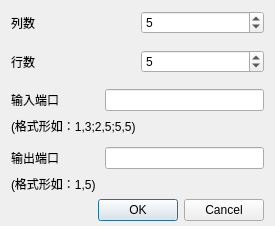
<?xml version="1.0" encoding="UTF-8"?>
<ui version="4.0">
 <class>SetDFMBDialog</class>
 <widget class="QDialog" name="SetDFMBDialog">
  <property name="geometry">
   <rect>
    <x>0</x>
    <y>0</y>
    <width>275</width>
    <height>226</height>
   </rect>
  </property>
  <property name="sizePolicy">
   <sizepolicy hsizetype="Preferred" vsizetype="Preferred">
    <horstretch>0</horstretch>
    <verstretch>0</verstretch>
   </sizepolicy>
  </property>
  <property name="windowTitle">
   <string>DMFB设置</string>
  </property>
  <layout class="QGridLayout" name="gridLayout">
   <property name="bottomMargin">
    <number>5</number>
   </property>
   <item row="0" column="0">
    <layout class="QVBoxLayout" name="verticalLayout">
     <property name="sizeConstraint">
      <enum>QLayout::SetDefaultConstraint</enum>
     </property>
     <item>
      <layout class="QHBoxLayout" name="horizontalLayout_3">
       <property name="spacing">
        <number>7</number>
       </property>
       <item>
        <widget class="QLabel" name="label_2">
         <property name="text">
          <string>列数</string>
         </property>
        </widget>
       </item>
       <item>
        <widget class="QSpinBox" name="spinBoxCol">
         <property name="minimum">
          <number>1</number>
         </property>
         <property name="value">
          <number>5</number>
         </property>
        </widget>
       </item>
      </layout>
     </item>
     <item>
      <spacer name="verticalSpacer">
       <property name="orientation">
        <enum>Qt::Vertical</enum>
       </property>
       <property name="sizeType">
        <enum>QSizePolicy::Expanding</enum>
       </property>
       <property name="sizeHint" stdset="0">
        <size>
         <width>20</width>
         <height>10</height>
        </size>
       </property>
      </spacer>
     </item>
     <item>
      <layout class="QHBoxLayout" name="horizontalLayout">
       <item>
        <widget class="QLabel" name="label">
         <property name="text">
          <string>行数</string>
         </property>
        </widget>
       </item>
       <item>
        <widget class="QSpinBox" name="spinBoxRow">
         <property name="minimum">
          <number>1</number>
         </property>
         <property name="value">
          <number>5</number>
         </property>
        </widget>
       </item>
      </layout>
     </item>
     <item>
      <spacer name="verticalSpacer_2">
       <property name="orientation">
        <enum>Qt::Vertical</enum>
       </property>
       <property name="sizeType">
        <enum>QSizePolicy::Expanding</enum>
       </property>
       <property name="sizeHint" stdset="0">
        <size>
         <width>20</width>
         <height>10</height>
        </size>
       </property>
      </spacer>
     </item>
     <item>
      <layout class="QHBoxLayout" name="horizontalLayout_4">
       <item>
        <widget class="QLabel" name="label_3">
         <property name="text">
          <string>输入端口</string>
         </property>
        </widget>
       </item>
       <item>
        <spacer name="horizontalSpacer">
         <property name="orientation">
          <enum>Qt::Horizontal</enum>
         </property>
         <property name="sizeType">
          <enum>QSizePolicy::Preferred</enum>
         </property>
         <property name="sizeHint" stdset="0">
          <size>
           <width>40</width>
           <height>20</height>
          </size>
         </property>
        </spacer>
       </item>
       <item>
        <widget class="QLineEdit" name="lineEditInPort"/>
       </item>
      </layout>
     </item>
     <item>
      <widget class="QLabel" name="label_5">
       <property name="sizePolicy">
        <sizepolicy hsizetype="Fixed" vsizetype="Fixed">
         <horstretch>0</horstretch>
         <verstretch>0</verstretch>
        </sizepolicy>
       </property>
       <property name="text">
        <string>(格式形如：1,3;2,5;5,5)</string>
       </property>
       <property name="alignment">
        <set>Qt::AlignLeading|Qt::AlignLeft|Qt::AlignTop</set>
       </property>
      </widget>
     </item>
     <item>
      <spacer name="verticalSpacer_3">
       <property name="orientation">
        <enum>Qt::Vertical</enum>
       </property>
       <property name="sizeType">
        <enum>QSizePolicy::Expanding</enum>
       </property>
       <property name="sizeHint" stdset="0">
        <size>
         <width>5</width>
         <height>5</height>
        </size>
       </property>
      </spacer>
     </item>
     <item>
      <layout class="QHBoxLayout" name="horizontalLayout_5">
       <item>
        <widget class="QLabel" name="label_4">
         <property name="text">
          <string>输出端口</string>
         </property>
        </widget>
       </item>
       <item>
        <spacer name="horizontalSpacer_2">
         <property name="orientation">
          <enum>Qt::Horizontal</enum>
         </property>
         <property name="sizeType">
          <enum>QSizePolicy::Preferred</enum>
         </property>
         <property name="sizeHint" stdset="0">
          <size>
           <width>40</width>
           <height>20</height>
          </size>
         </property>
        </spacer>
       </item>
       <item>
        <widget class="QLineEdit" name="lineEditOutPort"/>
       </item>
      </layout>
     </item>
     <item>
      <widget class="QLabel" name="label_6">
       <property name="text">
        <string>(格式形如：1,5)</string>
       </property>
       <property name="alignment">
        <set>Qt::AlignLeading|Qt::AlignLeft|Qt::AlignTop</set>
       </property>
      </widget>
     </item>
    </layout>
   </item>
   <item row="1" column="0">
    <widget class="QDialogButtonBox" name="buttonBox">
     <property name="orientation">
      <enum>Qt::Horizontal</enum>
     </property>
     <property name="standardButtons">
      <set>QDialogButtonBox::Cancel|QDialogButtonBox::Ok</set>
     </property>
    </widget>
   </item>
  </layout>
 </widget>
 <resources/>
 <connections>
  <connection>
   <sender>buttonBox</sender>
   <signal>accepted()</signal>
   <receiver>SetDFMBDialog</receiver>
   <slot>accept()</slot>
   <hints>
    <hint type="sourcelabel">
     <x>248</x>
     <y>254</y>
    </hint>
    <hint type="destinationlabel">
     <x>157</x>
     <y>274</y>
    </hint>
   </hints>
  </connection>
  <connection>
   <sender>buttonBox</sender>
   <signal>rejected()</signal>
   <receiver>SetDFMBDialog</receiver>
   <slot>reject()</slot>
   <hints>
    <hint type="sourcelabel">
     <x>316</x>
     <y>260</y>
    </hint>
    <hint type="destinationlabel">
     <x>286</x>
     <y>274</y>
    </hint>
   </hints>
  </connection>
 </connections>
</ui>
